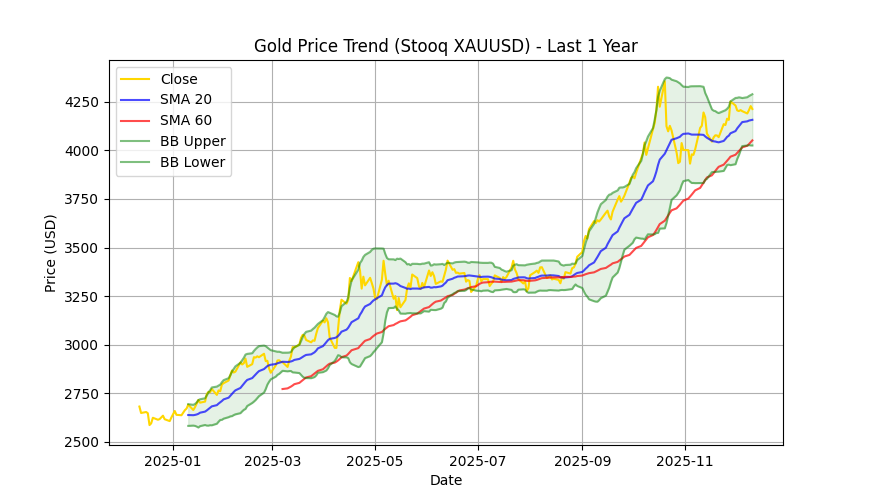

The script that drew this image:
import pandas as pd
import matplotlib.pyplot as plt
from datetime import datetime, timedelta

# Stooq が提供しているゴールド価格（XAUUSD）のCSVデータを読み込む
# ゴールド価格の過去から現在までの終値や始値が日ごとに記録されている
url = "https://stooq.com/q/d/l/?s=xauusd&i=d"
df = pd.read_csv(url)

# "Date" 列を文字列（str）から日付（datetime）型に変換する
# こうすることで、「日付として」並べ替えたり、期間で絞り込んだりできるようになる
df["Date"] = pd.to_datetime(df["Date"])

# 日付が古い順（昇順）になるように並べ替える
# Stooq のデータは新しい日付が上に来るため、このままだとグラフが逆向きになってしまう
df = df.sort_values("Date")

# 今日から1年前の日付を計算する
# timedelta(days=365) は「365日前」を表すオブジェクト
one_year_ago = datetime.now() - timedelta(days=365)

# データフレームから「直近1年分だけ」を取り出す
# 条件式 df["Date"] >= one_year_ago を満たす行だけを残している
df_recent = df[df["Date"] >= one_year_ago]

# 1. 基本統計量の表示
# 「Close（終値）」列について、平均・標準偏差・最小値・最大値などの基本統計量を計算
# これにより、「この1年でどのくらいの価格帯で動いていたのか」がざっくり把握できる
print("▼ 直近1年の基本統計量")
print(df_recent["Close"].describe())

# 2. 年初来リターン（最初の終値 → 最新の終値）
# 直近1年のうち、最初の日の終値（スタートの価格）を取り出す
start_price = df_recent["Close"].iloc[0]

# 直近1年のうち、最後の日の終値（最新の価格）を取り出す
end_price = df_recent["Close"].iloc[-1]

# リターン（変化率）を計算する
# （最新価格 - 最初の価格） ÷ 最初の価格 × 100（％表示のため）
return_rate = (end_price - start_price) / start_price * 100

print("\n▼ 年初来リターン")
print(f"{return_rate:.2f}%")  # 小数点以下2桁まで表示

# 3. 移動平均線（SMA）を追加
# 「20日移動平均」を直近20日間の終値の平均を1日ずつずらしながら計算
df_recent["SMA_20"] = df_recent["Close"].rolling(window=20).mean()  # 20日移動平均

# 「60日移動平均」を計算する（より長い期間のトレンドを見る指標）
df_recent["SMA_60"] = df_recent["Close"].rolling(window=60).mean()  # 60日移動平均

# 4. ボリンジャーバンド（Bollinger Bands）を追加
# 20日の標準偏差
df_recent["STD_20"] = df_recent["Close"].rolling(window=20).std()

# ボリンジャーバンド（±2σ）
df_recent["BB_upper"] = df_recent["SMA_20"] + 2 * df_recent["STD_20"]
df_recent["BB_lower"] = df_recent["SMA_20"] - 2 * df_recent["STD_20"]
                                                            
# 5. グラフ描画
# グラフ全体のサイズを指定（横12インチ × 縦5インチ）
plt.figure(figsize=(12, 5))

# 終値の折れ線グラフを描画（横軸に日付、縦軸に終値Closeを使う）
plt.plot(df_recent["Date"], df_recent["Close"], label="Close", color="gold")

# 20日移動平均線を青色で描画
plt.plot(df_recent["Date"], df_recent["SMA_20"], label="SMA 20", color="blue", alpha=0.7)

# 60日移動平均線を赤色で描画
plt.plot(df_recent["Date"], df_recent["SMA_60"], label="SMA 60", color="red", alpha=0.7)

# ボリンジャーバンド（上限・下限）
plt.plot(df_recent["Date"], df_recent["BB_upper"], label="BB Upper", color="green", alpha=0.5)
plt.plot(df_recent["Date"], df_recent["BB_lower"], label="BB Lower", color="green", alpha=0.5)

# バンドの塗りつぶし（視覚的にわかりやすくなる）
plt.fill_between(df_recent["Date"], df_recent["BB_upper"], df_recent["BB_lower"],
                 color="green", alpha=0.1)

plt.title("Gold Price Trend (Stooq XAUUSD) - Last 1 Year") # グラフのタイトル
plt.xlabel("Date") # 横軸（x軸）のラベル
plt.ylabel("Price (USD)") # 縦軸（y軸）のラベル
plt.grid(True) # 背景にグリッド（目盛りの補助線）を表示
plt.legend() # 凡例
plt.show() # グラフを画面に表示
